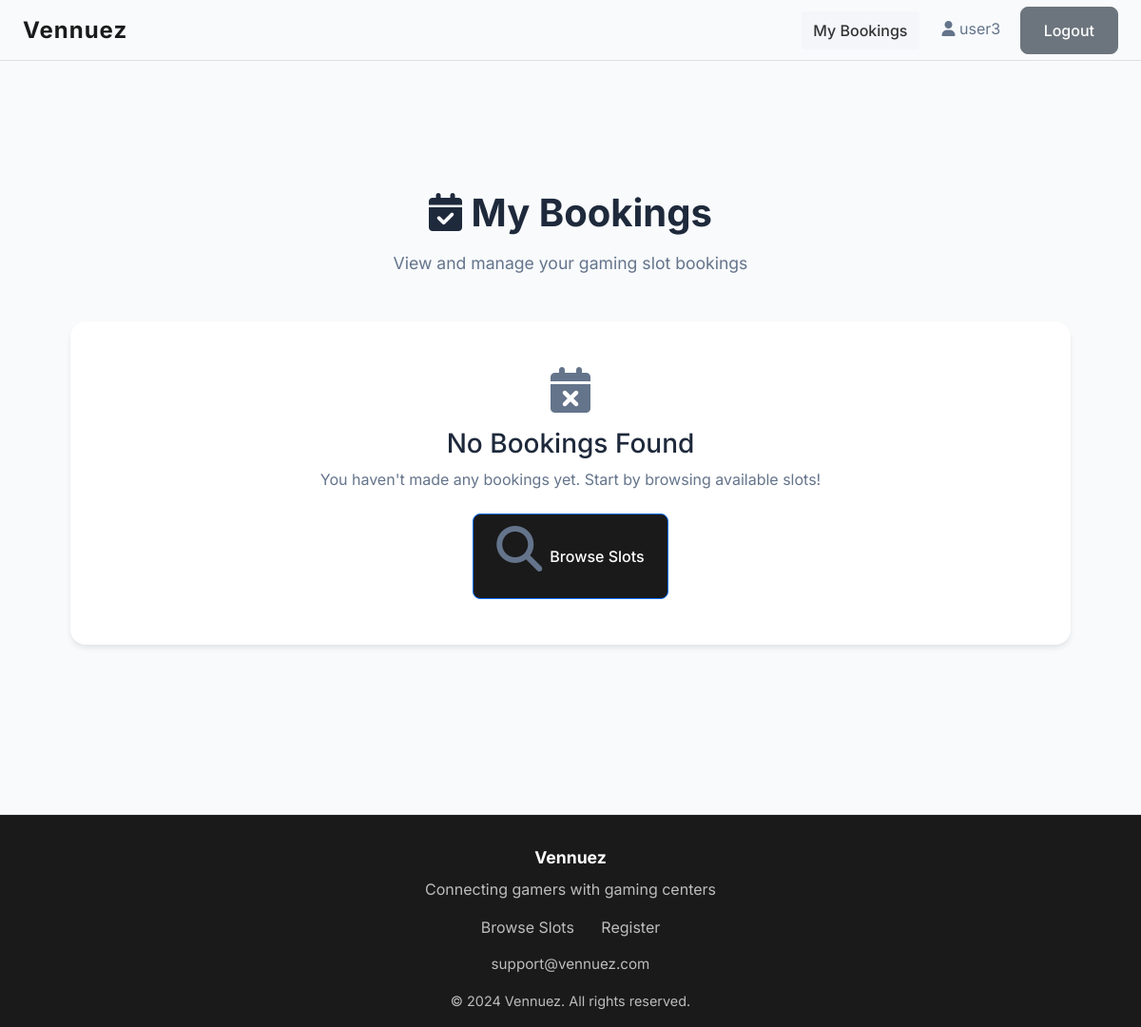
Page /user_dashboard (signed in) on the earlier database version.
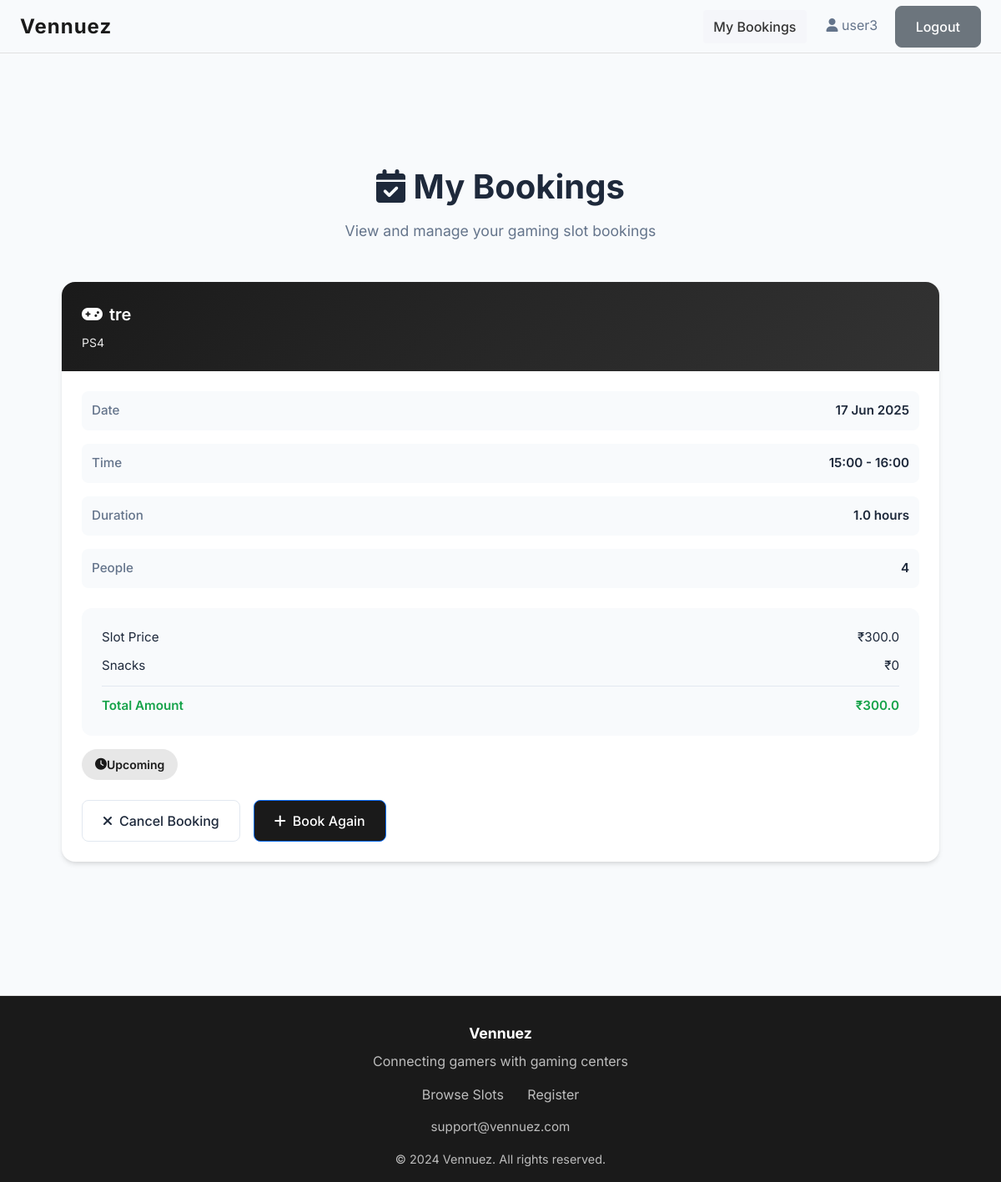
Same page on the later database version.
### models.py (models this page shows, shortened)
class TimeSlot(db.Model):
    __tablename__ = 'time_slots'
    id = db.Column(db.Integer, primary_key=True)
    start_time = db.Column(db.DateTime, nullable=False)
    end_time = db.Column(db.DateTime, nullable=False)
    total_amount = db.Column(db.Float, nullable=False)
    advance_paid = db.Column(db.Float, default=50.0)  # Fixed advance amount
    is_booked = db.Column(db.Boolean, default=False)
    snacks_amount = db.Column(db.Float, default=0.0)
    final_amount = db.Column(db.Float, default=0.0)
    completed = db.Column(db.Boolean, default=False)
    number_of_people = db.Column(db.Integer, default=1)  # New field for number of people
    booking_id = db.Column(db.String(20), unique=True, nullable=True)
    customer_name = db.Column(db.String(100), nullable=True)
    customer_phone = db.Column(db.String(20), nullable=True)
    customer_email = db.Column(db.String(120), nullable=True)
    customer_age = db.Column(db.Integer, nullable=True)
    special_requests = db.Column(db.Text, nullable=True)
    contact_sms = db.Column(db.Boolean, default=True)
    contact_whatsapp = db.Column(db.Boolean, default=True)
    contact_email = db.Column(db.Boolean, default=False)
    payment_status = db.Column(db.String(20), default='pending')  # pending, paid, failed
    payment_id = db.Column(db.String(100), nullable=True)
    booking_time = db.Column(db.DateTime, nullable=True)
    created_at = db.Column(db.DateTime, default=datetime.utcnow)
    console_id = db.Column(db.Integer, db.ForeignKey('consoles.id'), nullable=False)
    user_id = db.Column(db.Integer, db.ForeignKey('users.id'), nullable=True)  # Optional for unregistered bookings

class Console(db.Model):
    __tablename__ = 'consoles'
    id = db.Column(db.Integer, primary_key=True)
    name = db.Column(db.String(100), nullable=False)
    console_type = db.Column(db.String(50), nullable=False)
    hourly_rate = db.Column(db.Float, nullable=False)  # Rate per person per hour
    is_available = db.Column(db.Boolean, default=True)
    created_at = db.Column(db.DateTime, default=datetime.utcnow)
    owner_id = db.Column(db.Integer, db.ForeignKey('owners.id'), nullable=False)
    slots = db.relationship('TimeSlot', backref='console', lazy=True, cascade='all, delete-orphan')

### routes.py (the view)
@app.route('/user_dashboard')
@login_required
def user_dashboard():
    user = User.query.get(session['user_id'])
    bookings = TimeSlot.query.filter_by(user_id=user.id).order_by(TimeSlot.start_time.desc()).all()
    coin_balances = UserCoinBalance.query.filter_by(user_id=user.id).all()
    return render_template('user_dashboard.html', user=user, bookings=bookings, coin_balances=coin_balances , now=datetime.now())

### app.py (called while the page is built)
@login_manager.user_loader
def load_user(user_id):
    from models import Owner, User
    from flask import session
    user_type = session.get('user_type')
    if user_type == 'owner':
        return Owner.query.get(int(user_id))
    elif user_type == 'user':
        return User.query.get(int(user_id))
    return None

### templates/user_dashboard.html (shortened to what this page needs)
{% extends "base.html" %}
{% block content %}
<section class="user-dashboard">
    <div class="page-header">
                <h1 class="page-title">
            <i class="fas fa-calendar-check"></i> My Bookings
                </h1>
        <p class="page-subtitle">View and manage your gaming slot bookings</p>
    </div>
    <div class="bookings-grid">
        {% for slot in bookings %}
        <div class="booking-card">
            <div class="booking-header">
                <div class="console-name">
                    <i class="fas fa-gamepad"></i>
                    {{ slot.console.name if slot.console else 'Unknown Console' }}
                </div>
                <div class="console-type">{{ slot.console.console_type if slot.console else '' }}</div>
                    </div>
                    <div class="booking-body">
                        <div class="booking-details">
                            <div class="detail-row">
                        <span class="detail-label">Date</span>
                        <span class="detail-value">{{ slot.start_time.strftime('%d %b %Y') }}</span>
                            </div>
                            <div class="detail-row">
                        <span class="detail-label">Time</span>
                        <span class="detail-value">{{ slot.start_time.strftime('%H:%M') }} - {{ slot.end_time.strftime('%H:%M') }}</span>
                            </div>
                            <div class="detail-row">
                        <span class="detail-label">Duration</span>
                        <span class="detail-value">{{ ((slot.end_time - slot.start_time).total_seconds() / 3600)|round }} hours</span>
                    </div>
                    <div class="detail-row">
                        <span class="detail-label">People</span>
                        <span class="detail-value">{{ slot.number_of_people }}</span>
                    </div>
                </div>
                <div class="payment-section">
                    <div class="payment-row">
                        <span>Slot Price</span>
                        <span>₹{{ slot.total_amount }}</span>
                    </div>
                    <div class="payment-row">
                        <span>Snacks</span>
                        <span>₹{{ slot.snacks_amount or 0 }}</span>
                    </div>
                    <div class="payment-row">
                        <span>Total Amount</span>
                        <span>₹{{ slot.final_amount if slot.final_amount else slot.total_amount + (slot.snacks_amount or 0) }}</span>
                    </div>
                </div>
                <div class="booking-status {% if slot.start_time > now %}status-upcoming{% elif slot.completed %}status-completed{% else %}status-cancelled{% endif %}">
                    <i class="fas {% if slot.start_time > now %}fa-clock{% elif slot.completed %}fa-check-circle{% else %}fa-times-circle{% endif %}"></i>
                    {% if slot.start_time > now %}Upcoming{% elif slot.completed %}Completed{% else %}Cancelled{% endif %}
                </div>
                <div class="booking-actions">
                    {% if slot.start_time > now %}
                    <button class="btn btn-outline" onclick="cancelBooking('{{ slot.id }}')">
                        <i class="fas fa-times"></i> Cancel Booking
                    </button>
                    {% endif %}
                    <a href="{{ url_for('book_slot', slot_id=slot.console.id) }}" class="btn btn-primary">
                        <i class="fas fa-plus"></i> Book Again
                    </a>
                </div>
            </div>
        </div>
    {% else %}
        <div class="empty-state">
            <i class="fas fa-calendar-times"></i>
            <h3>No Bookings Found</h3>
            <p>You haven't made any bookings yet. Start by browsing available slots!</p>
            <a href="{{ url_for('available_slots') }}" class="btn btn-primary">
                <i class="fas fa-search"></i> Browse Slots
            </a>
        </div>
        {% endfor %}
    </div>
</section>
{% endblock %}

Differences in the rows shown:
added TimeSlot: console "tre", console "PS4", start_time "17 Jun 2025", start_time "15:00", end_time "16:00", end_time+start_time "1.0", number_of_people "4", total_amount "300.0", snacks_amount "0", final_amount+total_amount+snacks_amount "300.0", shows "Upcoming"
Other differences:
text no longer shown: "No Bookings Found You haven't made any bookings yet. Start by browsing available slots! Browse Slots"
